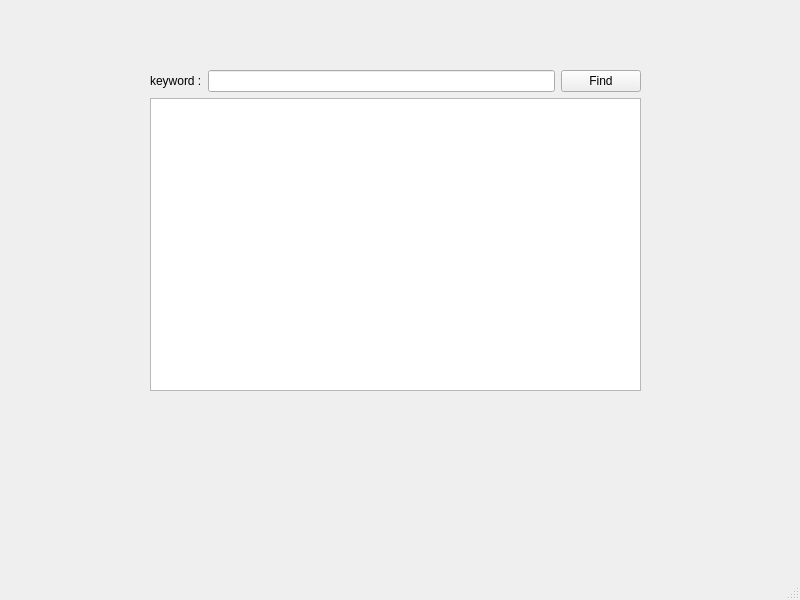
<?xml version="1.0" encoding="UTF-8"?>
<ui version="4.0">
 <class>TextFinder</class>
 <widget class="QMainWindow" name="TextFinder">
  <property name="geometry">
   <rect>
    <x>0</x>
    <y>0</y>
    <width>800</width>
    <height>600</height>
   </rect>
  </property>
  <property name="windowTitle">
   <string>TextFinder</string>
  </property>
  <widget class="QWidget" name="centralwidget">
   <widget class="QWidget" name="">
    <property name="geometry">
     <rect>
      <x>150</x>
      <y>70</y>
      <width>491</width>
      <height>321</height>
     </rect>
    </property>
    <layout class="QVBoxLayout" name="verticalLayout">
     <item>
      <layout class="QHBoxLayout" name="horizontalLayout">
       <item>
        <widget class="QLabel" name="label">
         <property name="text">
          <string>keyword :</string>
         </property>
        </widget>
       </item>
       <item>
        <widget class="QLineEdit" name="lineEdit">
         <property name="sizeIncrement">
          <size>
           <width>500</width>
           <height>50</height>
          </size>
         </property>
        </widget>
       </item>
       <item>
        <widget class="QPushButton" name="findButton">
         <property name="text">
          <string>Find</string>
         </property>
        </widget>
       </item>
      </layout>
     </item>
     <item>
      <widget class="QTextEdit" name="textEdit"/>
     </item>
    </layout>
   </widget>
  </widget>
  <widget class="QMenuBar" name="menubar">
   <property name="geometry">
    <rect>
     <x>0</x>
     <y>0</y>
     <width>800</width>
     <height>21</height>
    </rect>
   </property>
  </widget>
  <widget class="QStatusBar" name="statusbar"/>
 </widget>
 <resources/>
 <connections/>
</ui>
